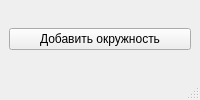
<?xml version="1.0" encoding="UTF-8"?>
<ui version="4.0">
 <class>MainWindow</class>
 <widget class="QMainWindow" name="MainWindow">
  <property name="windowTitle">
   <string>Пример</string>
  </property>
  <widget class="QWidget" name="centralwidget">
   <layout class="QVBoxLayout" name="verticalLayout">
    <item>
     <widget class="QPushButton" name="pushButton">
      <property name="text">
       <string>Добавить окружность</string>
      </property>
     </widget>
    </item>
   </layout>
  </widget>
  <widget class="QMenuBar" name="menubar"/>
  <widget class="QStatusBar" name="statusbar"/>
 </widget>
 <resources/>
 <connections/>
</ui>
